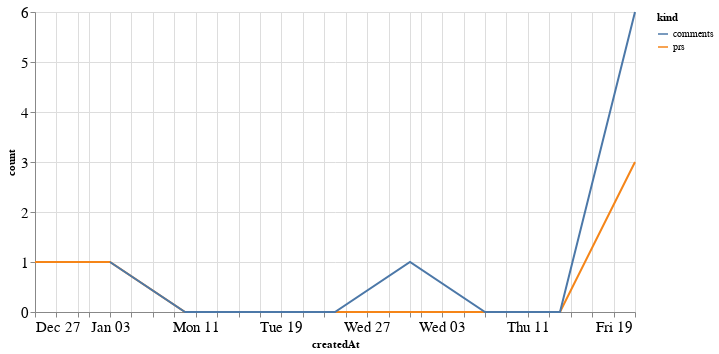

Here is the notebook cell this chart was saved with:
### Code cell
alt.Chart(total_time, width=600).mark_line().encode(
    x='createdAt',
    y='count',
    color='kind'
)

### Figure 1 — Vega-Lite specification as saved in the notebook (floating-point values rounded to 4 significant figures)
{"config": {"axisLeft": {"labelFontSize": 15}, "axisBottom": {"labelFontSize": 15}}, "data": {"name": "data-fda4f57620b3986ffe7811ec02103593"}, "mark": "line", "encoding": {"color": {"type": "nominal", "field": "kind"}, "x": {"type": "temporal", "field": "createdAt"}, "y": {"type": "quantitative", "field": "count"}}, "width": 600, "$schema": "https://vega.github.io/schema/vega-lite/v4.8.1.json", "datasets": {"data-fda4f57620b3986ffe7811ec02103593": [{"createdAt": "2020-12-27T00:00:00", "kind": "prs", "count": 1.0}, {"createdAt": "2021-01-03T00:00:00", "kind": "prs", "count": 1.0}, {"createdAt": "2021-01-10T00:00:00", "kind": "prs", "count": 0.0}, {"createdAt": "2021-01-17T00:00:00", "kind": "prs", "count": 0.0}, {"createdAt": "2021-01-24T00:00:00", "kind": "prs", "count": 0.0}, {"createdAt": "2021-01-31T00:00:00", "kind": "prs", "count": 0.0}, {"createdAt": "2021-02-07T00:00:00", "kind": "prs", "count": 0.0}, {"createdAt": "2021-02-14T00:00:00", "kind": "prs", "count": 0.0}, {"createdAt": "2021-02-21T00:00:00", "kind": "prs", "count": 3.0}, {"createdAt": "2020-12-27T00:00:00", "kind": "comments", "count": null}, {"createdAt": "2021-01-03T00:00:00", "kind": "comments", "count": 1.0}, {"createdAt": "2021-01-10T00:00:00", "kind": "comments", "count": 0.0}, {"createdAt": "2021-01-17T00:00:00", "kind": "comments", "count": 0.0}, {"createdAt": "2021-01-24T00:00:00", "kind": "comments", "count": 0.0}, {"createdAt": "2021-01-31T00:00:00", "kind": "comments", "count": 1.0}, {"createdAt": "2021-02-07T00:00:00", "kind": "comments", "count": 0.0}, {"createdAt": "2021-02-14T00:00:00", "kind": "comments", "count": 0.0}, {"createdAt": "2021-02-21T00:00:00", "kind": "comments", "count": 6.0}]}}
